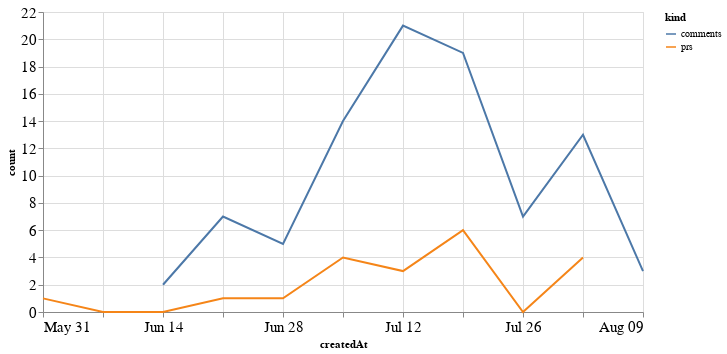

The code cell stored with this chart in its notebook:
### Code cell
alt.Chart(total_time, width=600).mark_line().encode(
    x='createdAt',
    y='count',
    color='kind'
)

### Figure 1 — Vega-Lite specification as saved in the notebook (floating-point values rounded to 4 significant figures)
{"config": {"axisLeft": {"labelFontSize": 15}, "axisBottom": {"labelFontSize": 15}}, "data": {"name": "data-ac608bd4e307d584a55c01a6d0aa8912"}, "mark": "line", "encoding": {"color": {"type": "nominal", "field": "kind"}, "x": {"type": "temporal", "field": "createdAt"}, "y": {"type": "quantitative", "field": "count"}}, "width": 600, "$schema": "https://vega.github.io/schema/vega-lite/v4.8.1.json", "datasets": {"data-ac608bd4e307d584a55c01a6d0aa8912": [{"createdAt": "2020-05-31T00:00:00", "kind": "prs", "count": 1.0}, {"createdAt": "2020-06-07T00:00:00", "kind": "prs", "count": 0.0}, {"createdAt": "2020-06-14T00:00:00", "kind": "prs", "count": 0.0}, {"createdAt": "2020-06-21T00:00:00", "kind": "prs", "count": 1.0}, {"createdAt": "2020-06-28T00:00:00", "kind": "prs", "count": 1.0}, {"createdAt": "2020-07-05T00:00:00", "kind": "prs", "count": 4.0}, {"createdAt": "2020-07-12T00:00:00", "kind": "prs", "count": 3.0}, {"createdAt": "2020-07-19T00:00:00", "kind": "prs", "count": 6.0}, {"createdAt": "2020-07-26T00:00:00", "kind": "prs", "count": 0.0}, {"createdAt": "2020-08-02T00:00:00", "kind": "prs", "count": 4.0}, {"createdAt": "2020-08-09T00:00:00", "kind": "prs", "count": null}, {"createdAt": "2020-05-31T00:00:00", "kind": "comments", "count": null}, {"createdAt": "2020-06-07T00:00:00", "kind": "comments", "count": null}, {"createdAt": "2020-06-14T00:00:00", "kind": "comments", "count": 2.0}, {"createdAt": "2020-06-21T00:00:00", "kind": "comments", "count": 7.0}, {"createdAt": "2020-06-28T00:00:00", "kind": "comments", "count": 5.0}, {"createdAt": "2020-07-05T00:00:00", "kind": "comments", "count": 14.0}, {"createdAt": "2020-07-12T00:00:00", "kind": "comments", "count": 21.0}, {"createdAt": "2020-07-19T00:00:00", "kind": "comments", "count": 19.0}, {"createdAt": "2020-07-26T00:00:00", "kind": "comments", "count": 7.0}, {"createdAt": "2020-08-02T00:00:00", "kind": "comments", "count": 13.0}, {"createdAt": "2020-08-09T00:00:00", "kind": "comments", "count": 3.0}]}}
